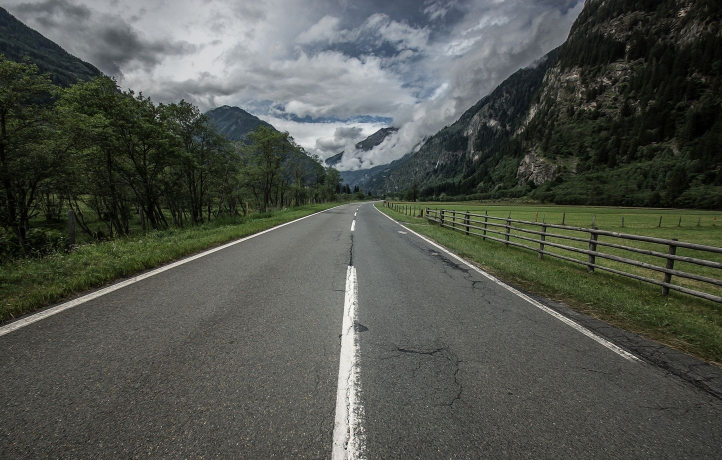
#> input picture route.jpeg, 1444 x 920 px, given in place of route.jpg, which was not available (shown at 1/2 size)
$ python 'MéthodeDistanceImage.py'
#> lines starting #> are read from the running program, lines starting #| are printed output that depends on the picture; pictures that were not available may be replaced by others from this repository, and a replacement may not be noted
'''
'Principe Méthode des Perspectives :
Une ligne blanche au sol semble plus large et plus proche en bas de l’image et plus fine en haut à cause de la perspective.
En appliquant une transformation de perspective, on obtient une vue « de dessus », où les distances peuvent être mesurées directement.
Mise en œuvre avec OpenCV :
Capture de l’image

Utilisation de la caméra pour prendre une image en temps réel.
Détection de la ligne blanche

Conversion en niveaux de gris et seuillage pour extraire la ligne.
Filtrage avec Canny pour détecter les contours.
Détermination de la région d'intérêt (ROI)

Sélection des 4 points de la ligne dans l’image d'origine correspondant à un trapèze.
Définition d’un rectangle cible où la vue transformée apparaîtra.
Application de la transformation de perspective

Utilisation de cv2.getPerspectiveTransform() et cv2.warpPerspective().
Mesure de la distance

Une fois transformée, la distance de la ligne à la caméra peut être estimée à partir de la position de la ligne dans l’image transformée.
'''
import cv2
import numpy as np

# Charger l'image capturée
image = cv2.imread("route.jpg")
#> image is the input picture: shape (920, 1444, 3); mean B, G, R 76.9, 84, 80.3

# Définir les 4 points d'un trapèze autour de la ligne blanche
pts_src = np.float32([[100, 400], [500, 400], [50, 500], [550, 500]])  # À ajuster selon votre image

# Définir les 4 points correspondants dans la vue transformée
width, height = 400, 600  # Taille de la nouvelle image (vue de dessus)
pts_dst = np.float32([[0, 0], [width, 0], [0, height], [width, height]])

# Calculer la matrice de transformation
M = cv2.getPerspectiveTransform(pts_src, pts_dst)

# Appliquer la transformation de perspective
warped = cv2.warpPerspective(image, M, (width, height))
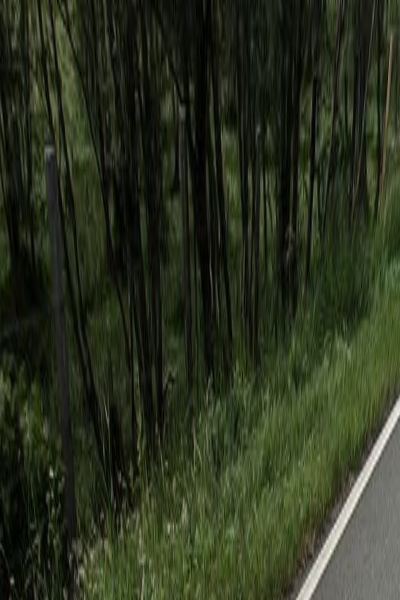
#> warped: shape (600, 400, 3); mean B, G, R 31.3, 50.7, 43.8

# Affichage du résultat
cv2.imshow("Original", image)
cv2.imshow("IPM", warped)
cv2.waitKey(0)
cv2.destroyAllWindows()


'''
Principe: Approche par Stéréovision (si deux caméras sont disponibles):

Cette méthode repose sur l’utilisation de deux caméras espacées d’une distance fixe pour créer une vision en 3D et générer une carte de profondeur.

Principe :
Deux images sont prises simultanément avec des caméras alignées horizontalement.
Une disparité (différence de position de la ligne blanche dans les deux images) est calculée.
En appliquant la relation de triangulation, on peut obtenir la distance réelle.
La distance d d’un point est donnée par la formule :
d = (f*b)/(disparité)
f = focale
b = distance entre les deux caméras
,
disparité = différence de position du même point dans les deux images.
Mise en œuvre avec OpenCV :
Capture simultanée des images des deux caméras.
Correction de la distorsion et rectification stéréoscopique.
Détection de la ligne blanche dans chaque image.
Calcul de la disparité avec OpenCV.
Conversion de la disparité en distance.
'''


# Charger les images gauche et droite capturées par les caméras
left_img = cv2.imread("left.jpg", 0)  # Image de la caméra gauche
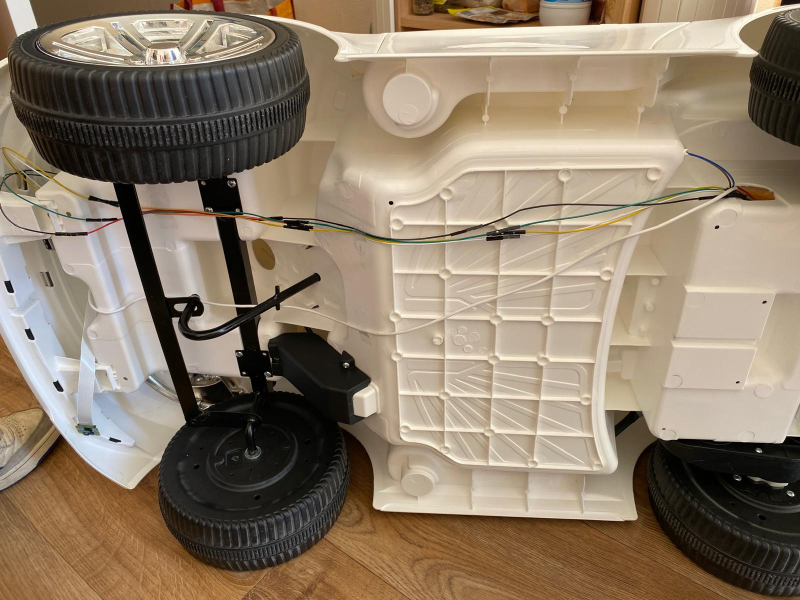
#> input picture Gallerie photo et vidéo/WhatsApp Image 2025-05-22 at 17.00.30.jpeg, 1600 x 1200 px, given in place of left.jpg, which was not available (shown at 1/2 size)
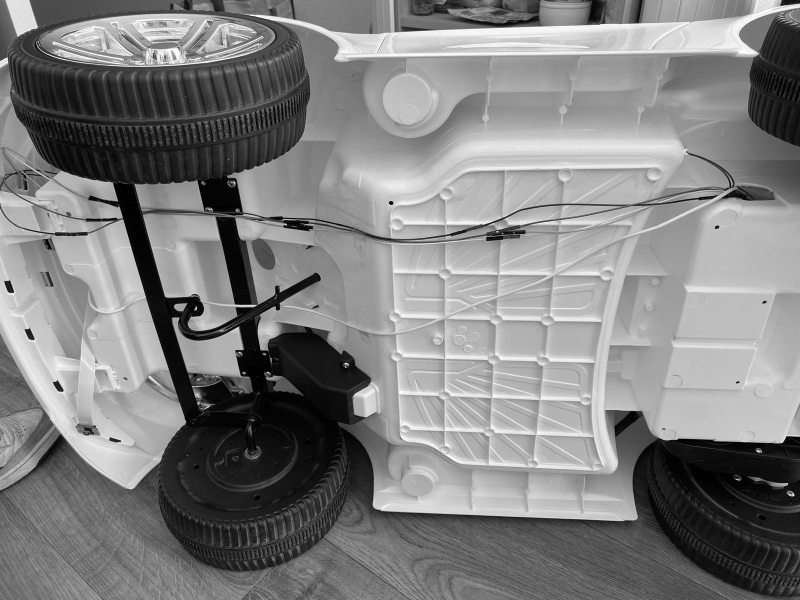
#> left_img: shape (1200, 1600) (shown at 1/2 size); min 0, max 255, mean 128.7
right_img = cv2.imread("right.jpg", 0)  # Image de la caméra droite
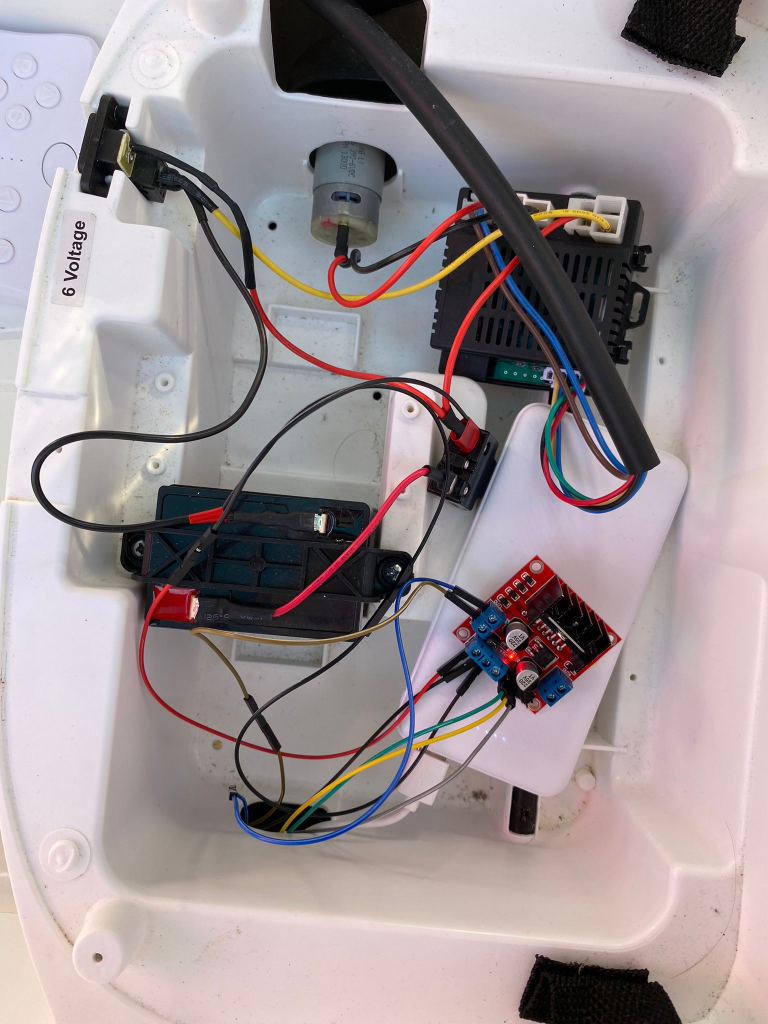
#> input picture Gallerie photo et vidéo/WhatsApp Image 2025-05-22 at 17.10.53.jpeg, 1536 x 2048 px, given in place of right.jpg, which was not available (shown at 1/2 size)
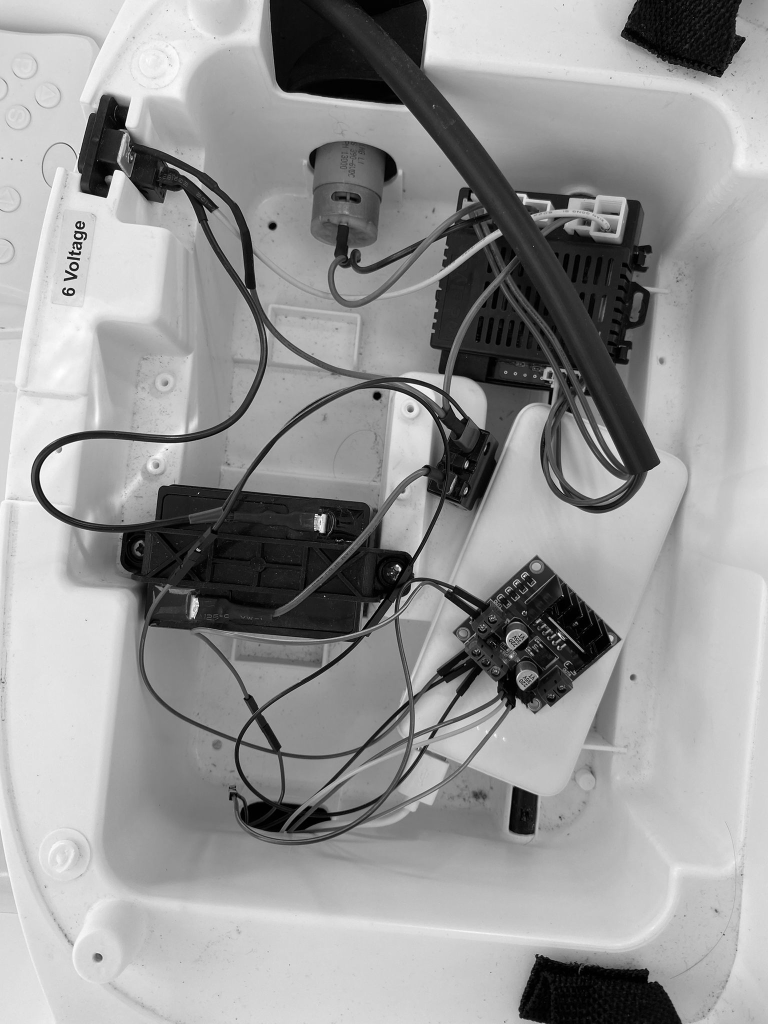
#> right_img: shape (2048, 1536) (shown at 1/2 size); min 0, max 255, mean 150.5

# Créer un objet de correspondance stéréo
stereo = cv2.StereoBM_create(numDisparities=16, blockSize=15)

# Calculer la carte de disparité
#> (the run stopped early here; a loop or call above may not have finished)
